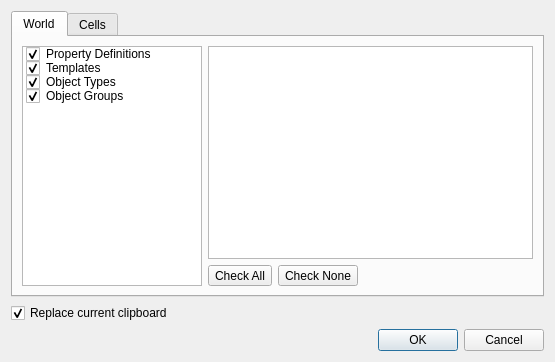
<?xml version="1.0" encoding="UTF-8"?>
<ui version="4.0">
 <class>CopyPasteDialog</class>
 <widget class="QDialog" name="CopyPasteDialog">
  <property name="geometry">
   <rect>
    <x>0</x>
    <y>0</y>
    <width>555</width>
    <height>362</height>
   </rect>
  </property>
  <property name="windowTitle">
   <string>Copy/Paste</string>
  </property>
  <layout class="QVBoxLayout" name="verticalLayout_3">
   <item>
    <widget class="QTabWidget" name="tabWidget">
     <property name="currentIndex">
      <number>0</number>
     </property>
     <widget class="QWidget" name="tab">
      <attribute name="title">
       <string>World</string>
      </attribute>
      <layout class="QHBoxLayout" name="horizontalLayout">
       <item>
        <widget class="QListWidget" name="worldCat">
         <property name="maximumSize">
          <size>
           <width>180</width>
           <height>16777215</height>
          </size>
         </property>
         <item>
          <property name="text">
           <string>Property Definitions</string>
          </property>
          <property name="checkState">
           <enum>Checked</enum>
          </property>
          <property name="flags">
           <set>ItemIsSelectable|ItemIsUserCheckable|ItemIsEnabled</set>
          </property>
         </item>
         <item>
          <property name="text">
           <string>Templates</string>
          </property>
          <property name="checkState">
           <enum>Checked</enum>
          </property>
          <property name="flags">
           <set>ItemIsSelectable|ItemIsUserCheckable|ItemIsEnabled</set>
          </property>
         </item>
         <item>
          <property name="text">
           <string>Object Types</string>
          </property>
          <property name="checkState">
           <enum>Checked</enum>
          </property>
          <property name="flags">
           <set>ItemIsSelectable|ItemIsUserCheckable|ItemIsEnabled</set>
          </property>
         </item>
         <item>
          <property name="text">
           <string>Object Groups</string>
          </property>
          <property name="checkState">
           <enum>Checked</enum>
          </property>
          <property name="flags">
           <set>ItemIsSelectable|ItemIsUserCheckable|ItemIsEnabled</set>
          </property>
         </item>
        </widget>
       </item>
       <item>
        <widget class="QStackedWidget" name="stackedWidget">
         <property name="currentIndex">
          <number>0</number>
         </property>
         <widget class="QWidget" name="pageList">
          <layout class="QVBoxLayout" name="verticalLayout">
           <property name="margin">
            <number>0</number>
           </property>
           <item>
            <widget class="QTreeWidget" name="worldTree">
             <property name="rootIsDecorated">
              <bool>false</bool>
             </property>
             <property name="headerHidden">
              <bool>true</bool>
             </property>
             <property name="columnCount">
              <number>2</number>
             </property>
             <column>
              <property name="text">
               <string notr="true">1</string>
              </property>
             </column>
             <column>
              <property name="text">
               <string notr="true">2</string>
              </property>
             </column>
            </widget>
           </item>
           <item>
            <widget class="QWidget" name="widget" native="true">
             <layout class="QHBoxLayout" name="horizontalLayout_2">
              <property name="margin">
               <number>0</number>
              </property>
              <item>
               <widget class="QToolButton" name="worldCheckAll">
                <property name="text">
                 <string>Check All</string>
                </property>
               </widget>
              </item>
              <item>
               <widget class="QToolButton" name="worldCheckNone">
                <property name="text">
                 <string>Check None</string>
                </property>
               </widget>
              </item>
              <item>
               <spacer name="horizontalSpacer">
                <property name="orientation">
                 <enum>Qt::Horizontal</enum>
                </property>
                <property name="sizeHint" stdset="0">
                 <size>
                  <width>40</width>
                  <height>20</height>
                 </size>
                </property>
               </spacer>
              </item>
             </layout>
            </widget>
           </item>
          </layout>
         </widget>
        </widget>
       </item>
      </layout>
     </widget>
     <widget class="QWidget" name="tab_2">
      <attribute name="title">
       <string>Cells</string>
      </attribute>
      <layout class="QHBoxLayout" name="horizontalLayout_3">
       <item>
        <widget class="QListWidget" name="cellCat">
         <property name="maximumSize">
          <size>
           <width>180</width>
           <height>16777215</height>
          </size>
         </property>
         <item>
          <property name="text">
           <string>Properties</string>
          </property>
          <property name="checkState">
           <enum>Checked</enum>
          </property>
         </item>
         <item>
          <property name="text">
           <string>Templates</string>
          </property>
          <property name="checkState">
           <enum>Checked</enum>
          </property>
         </item>
         <item>
          <property name="text">
           <string>Lots</string>
          </property>
          <property name="checkState">
           <enum>Checked</enum>
          </property>
         </item>
         <item>
          <property name="text">
           <string>Objects</string>
          </property>
          <property name="checkState">
           <enum>Checked</enum>
          </property>
         </item>
         <item>
          <property name="text">
           <string>Map</string>
          </property>
          <property name="checkState">
           <enum>Checked</enum>
          </property>
         </item>
        </widget>
       </item>
       <item>
        <widget class="QStackedWidget" name="stackedWidget_2">
         <widget class="QWidget" name="page">
          <layout class="QVBoxLayout" name="verticalLayout_2">
           <property name="margin">
            <number>0</number>
           </property>
           <item>
            <widget class="QTreeWidget" name="cellTree">
             <property name="headerHidden">
              <bool>true</bool>
             </property>
             <property name="columnCount">
              <number>2</number>
             </property>
             <column>
              <property name="text">
               <string notr="true">1</string>
              </property>
             </column>
             <column>
              <property name="text">
               <string notr="true">2</string>
              </property>
             </column>
            </widget>
           </item>
           <item>
            <widget class="QWidget" name="widget_2" native="true">
             <layout class="QHBoxLayout" name="horizontalLayout_4">
              <property name="margin">
               <number>0</number>
              </property>
              <item>
               <widget class="QToolButton" name="cellCheckAll">
                <property name="text">
                 <string>Check All</string>
                </property>
               </widget>
              </item>
              <item>
               <widget class="QToolButton" name="cellCheckNone">
                <property name="text">
                 <string>Check None</string>
                </property>
               </widget>
              </item>
              <item>
               <spacer name="horizontalSpacer_2">
                <property name="orientation">
                 <enum>Qt::Horizontal</enum>
                </property>
                <property name="sizeHint" stdset="0">
                 <size>
                  <width>40</width>
                  <height>20</height>
                 </size>
                </property>
               </spacer>
              </item>
             </layout>
            </widget>
           </item>
          </layout>
         </widget>
        </widget>
       </item>
      </layout>
     </widget>
    </widget>
   </item>
   <item>
    <widget class="QCheckBox" name="replaceCheckBox">
     <property name="text">
      <string>Replace current clipboard</string>
     </property>
     <property name="checked">
      <bool>true</bool>
     </property>
    </widget>
   </item>
   <item>
    <widget class="QDialogButtonBox" name="buttonBox">
     <property name="orientation">
      <enum>Qt::Horizontal</enum>
     </property>
     <property name="standardButtons">
      <set>QDialogButtonBox::Cancel|QDialogButtonBox::Ok</set>
     </property>
    </widget>
   </item>
  </layout>
 </widget>
 <resources/>
 <connections>
  <connection>
   <sender>buttonBox</sender>
   <signal>accepted()</signal>
   <receiver>CopyPasteDialog</receiver>
   <slot>accept()</slot>
   <hints>
    <hint type="sourcelabel">
     <x>248</x>
     <y>254</y>
    </hint>
    <hint type="destinationlabel">
     <x>157</x>
     <y>274</y>
    </hint>
   </hints>
  </connection>
  <connection>
   <sender>buttonBox</sender>
   <signal>rejected()</signal>
   <receiver>CopyPasteDialog</receiver>
   <slot>reject()</slot>
   <hints>
    <hint type="sourcelabel">
     <x>316</x>
     <y>260</y>
    </hint>
    <hint type="destinationlabel">
     <x>286</x>
     <y>274</y>
    </hint>
   </hints>
  </connection>
 </connections>
</ui>
